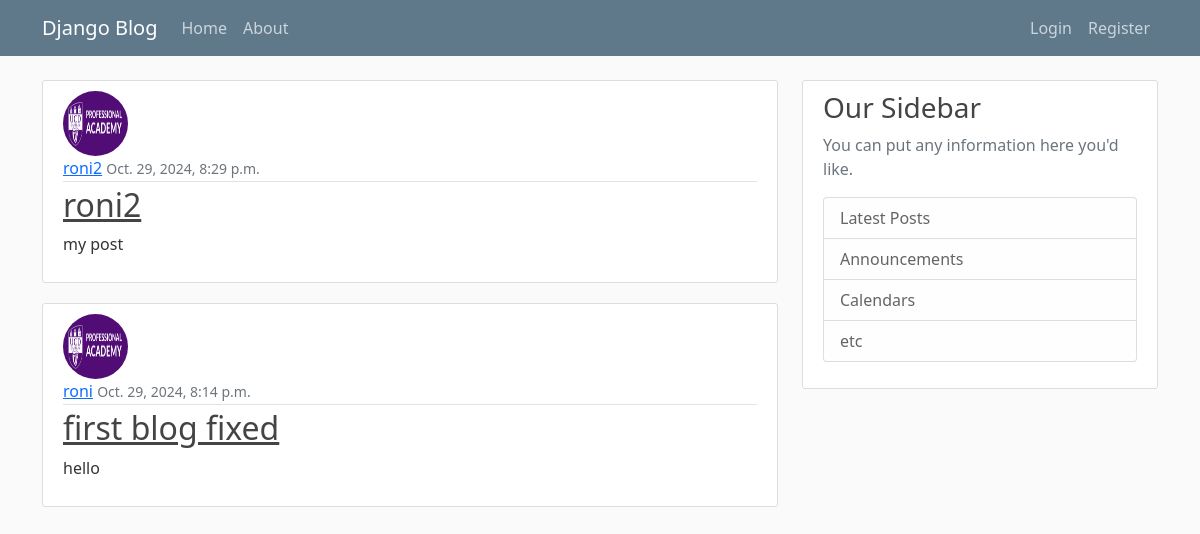
The page / on the database its author committed.
### blog/models.py (models this page shows, shortened)
class Post(models.Model):
    title = models.CharField(max_length=100)
    content = models.TextField()
    date_posted = models.DateTimeField(default=timezone.now)
    author = models.ForeignKey(User, on_delete=models.CASCADE)

### users/models.py (models this page shows, shortened)
class Profile(models.Model):
    user = models.OneToOneField(User, on_delete=models.CASCADE)
    image = models.ImageField(default='default.jpg', upload_to='profile_pics')
    """
    Changes here explained below
    """

### blog/views.py (the view)
# urls.py: path('', PostListView.as_view(), name='blog-home'),
class PostListView(ListView):
    model = Post
    template_name = 'blog/home.html' #<app>/<model>_<viewtype>.html
    context_object_name = 'posts'
    ordering = ['-date_posted']

### blog/templates/blog/home.html
{% extends "blog/base.html" %}
{% block content %}
    {% for post in posts %}
        <article class="media content-section">
          <img class="rounded-circle article-img" src="{{ post.author.profile.image.url }}">
            <div class="media-body">
              <div class="article-metadata">
                <a class="mr-2" href="#">{{ post.author }}</a>
                <small class="text-muted">{{ post.date_posted }}</small>
              </div>
              <h2><a class="article-title" href="{% url 'post-detail' post.id %}">{{ post.title }}</a></h2>
              <p class="article-content">{{ post.content }}</p>
            </div>
          </article>
    {% endfor %}
{% endblock content %}

### blog/templates/blog/base.html (shortened to what this page needs)
{% load static %}
<!DOCTYPE html>
<html lang="en">
<head>
    <link href="https://cdn.jsdelivr.net/npm/bootstrap@5.0.2/dist/css/bootstrap.min.css"
    rel="stylesheet"
>
    <link rel="stylesheet" type="text/css" href="{% static 'blog/main.css' %}">
</head>
<body>
    <header class="site-header">
    <nav class="navbar navbar-expand-md navbar-dark bg-steel fixed-top">
        <div class="container">
        <a class="navbar-brand mr-4" href="{% url 'blog-home' %}">Django Blog</a>
        <div class="collapse navbar-collapse" id="navbarToggle">
            <div class="navbar-nav me-auto">
            <a class="nav-item nav-link" href="{% url 'blog-home' %}">Home</a>
            <a class="nav-item nav-link" href="{% url 'blog-about' %}">About</a>
            </div>
            <div class="navbar-nav ms-auto">
              {% if user.is_authenticated %}
              <span class="nav-item nav-link">Hello, {{ user.username }}!</span>
              <a class="nav-item nav-link" href="{% url 'post-create' %}">New Post</a>
              <a class="nav-item nav-link" href="{% url 'profile' %}">Profile</a>
              <form method="POST" action="{% url 'logout' %}" class="form-inline nav-item">
                  {% csrf_token %}
                  <button type="submit" class="btn btn-link nav-link text-white">
                      Logout
                  </button>
              </form>
              {% else %}
              <a class="nav-item nav-link" href="{% url 'login' %}">Login</a>
              <a class="nav-item nav-link" href="{% url 'register' %}">Register</a>
              {% endif %}
            </div>
        </div>
        </div>
    </nav>
    </header>
    <main role="main" class="container">
      <div class="row">
        <div class="col-md-8">
            {% block content %}{% endblock %}
          </div>
        <div class="col-md-4">
          <div class="content-section">
            <h3>Our Sidebar</h3>
            <p class='text-muted'>You can put any information here you'd like.
              <ul class="list-group">
                <li class="list-group-item list-group-item-light">Latest Posts</li>
                <li class="list-group-item list-group-item-light">Announcements</li>
                <li class="list-group-item list-group-item-light">Calendars</li>
                <li class="list-group-item list-group-item-light">etc</li>
              </ul>
            </p>
          </div>
        </div>
      </div>
    </main>
</body>
</html>

### blog/static/blog/main.css (style rules this page uses)
body { background: #fafafa; color: #333333; margin-top: 5rem; }
h1, h2, h3, h4, h5, h6 { color: #444444; }
ul { margin: 0; }
.bg-steel { background-color: #5f788a; }
.site-header .navbar-nav .nav-link { color: #cbd5db; }
.content-section { background: #ffffff; padding: 10px 20px; border: 1px solid #dddddd; border-radius: 3px; margin-bottom: 20px; }
.article-title { color: #444444; }
.article-content { white-space: pre-line; }
.article-img { height: 65px; width: 65px; margin-right: 16px; }
.article-metadata { padding-bottom: 1px; margin-bottom: 4px; border-bottom: 1px solid #e3e3e3 }

### rows shown on the page
Post: author.profile.image (placeholder picture), author "roni2", date_posted "Oct. 29, 2024, 8:29 p.m.", title "roni2", content "my post"
Post: author.profile.image (placeholder picture), author "roni", date_posted "Oct. 29, 2024, 8:14 p.m.", title "first blog fixed", content "hello"
